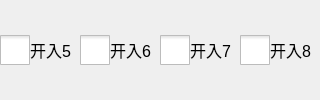
               <widget class="QWidget" name="page_12">
                <layout class="QHBoxLayout" name="horizontalLayout_15">
                 <property name="spacing">
                  <number>0</number>
                 </property>
                 <property name="leftMargin">
                  <number>0</number>
                 </property>
                 <property name="topMargin">
                  <number>0</number>
                 </property>
                 <property name="rightMargin">
                  <number>0</number>
                 </property>
                 <property name="bottomMargin">
                  <number>0</number>
                 </property>
                 <item>
                  <widget class="QCheckBox" name="checkBox_36">
                   <property name="minimumSize">
                    <size>
                     <width>30</width>
                     <height>30</height>
                    </size>
                   </property>
                   <property name="maximumSize">
                    <size>
                     <width>30</width>
                     <height>30</height>
                    </size>
                   </property>
                   <property name="styleSheet">
                    <string notr="true">QCheckBox::indicator {
    width: 30px;
    height: 30px;
}</string>
                   </property>
                   <property name="text">
                    <string/>
                   </property>
                  </widget>
                 </item>
                 <item>
                  <widget class="QLabel" name="label_45">
                   <property name="minimumSize">
                    <size>
                     <width>50</width>
                     <height>30</height>
                    </size>
                   </property>
                   <property name="maximumSize">
                    <size>
                     <width>50</width>
                     <height>30</height>
                    </size>
                   </property>
                   <property name="font">
                    <font>
                     <pointsize>12</pointsize>
                    </font>
                   </property>
                   <property name="text">
                    <string>开入5</string>
                   </property>
                  </widget>
                 </item>
                 <item>
                  <widget class="QCheckBox" name="checkBox_37">
                   <property name="minimumSize">
                    <size>
                     <width>30</width>
                     <height>30</height>
                    </size>
                   </property>
                   <property name="maximumSize">
                    <size>
                     <width>30</width>
                     <height>30</height>
                    </size>
                   </property>
                   <property name="styleSheet">
                    <string notr="true">QCheckBox::indicator {
    width: 30px;
    height: 30px;
}</string>
                   </property>
                   <property name="text">
                    <string/>
                   </property>
                  </widget>
                 </item>
                 <item>
                  <widget class="QLabel" name="label_47">
                   <property name="minimumSize">
                    <size>
                     <width>50</width>
                     <height>30</height>
                    </size>
                   </property>
                   <property name="maximumSize">
                    <size>
                     <width>50</width>
                     <height>30</height>
                    </size>
                   </property>
                   <property name="font">
                    <font>
                     <pointsize>12</pointsize>
                    </font>
                   </property>
                   <property name="text">
                    <string>开入6</string>
                   </property>
                  </widget>
                 </item>
                 <item>
                  <widget class="QCheckBox" name="checkBox_38">
                   <property name="minimumSize">
                    <size>
                     <width>30</width>
                     <height>30</height>
                    </size>
                   </property>
                   <property name="maximumSize">
                    <size>
                     <width>30</width>
                     <height>30</height>
                    </size>
                   </property>
                   <property name="styleSheet">
                    <string notr="true">QCheckBox::indicator {
    width: 30px;
    height: 30px;
}</string>
                   </property>
                   <property name="text">
                    <string/>
                   </property>
                  </widget>
                 </item>
                 <item>
                  <widget class="QLabel" name="label_48">
                   <property name="minimumSize">
                    <size>
                     <width>50</width>
                     <height>30</height>
                    </size>
                   </property>
                   <property name="maximumSize">
                    <size>
                     <width>50</width>
                     <height>30</height>
                    </size>
                   </property>
                   <property name="font">
                    <font>
                     <pointsize>12</pointsize>
                    </font>
                   </property>
                   <property name="text">
                    <string>开入7</string>
                   </property>
                  </widget>
                 </item>
                 <item>
                  <widget class="QCheckBox" name="checkBox_39">
                   <property name="minimumSize">
                    <size>
                     <width>30</width>
                     <height>30</height>
                    </size>
                   </property>
                   <property name="maximumSize">
                    <size>
                     <width>30</width>
                     <height>30</height>
                    </size>
                   </property>
                   <property name="styleSheet">
                    <string notr="true">QCheckBox::indicator {
    width: 30px;
    height: 30px;
}</string>
                   </property>
                   <property name="text">
                    <string/>
                   </property>
                  </widget>
                 </item>
                 <item>
                  <widget class="QLabel" name="label_46">
                   <property name="minimumSize">
                    <size>
                     <width>50</width>
                     <height>30</height>
                    </size>
                   </property>
                   <property name="maximumSize">
                    <size>
                     <width>50</width>
                     <height>30</height>
                    </size>
                   </property>
                   <property name="font">
                    <font>
                     <pointsize>12</pointsize>
                    </font>
                   </property>
                   <property name="text">
                    <string>开入8</string>
                   </property>
                  </widget>
                 </item>
                </layout>
               </widget>
